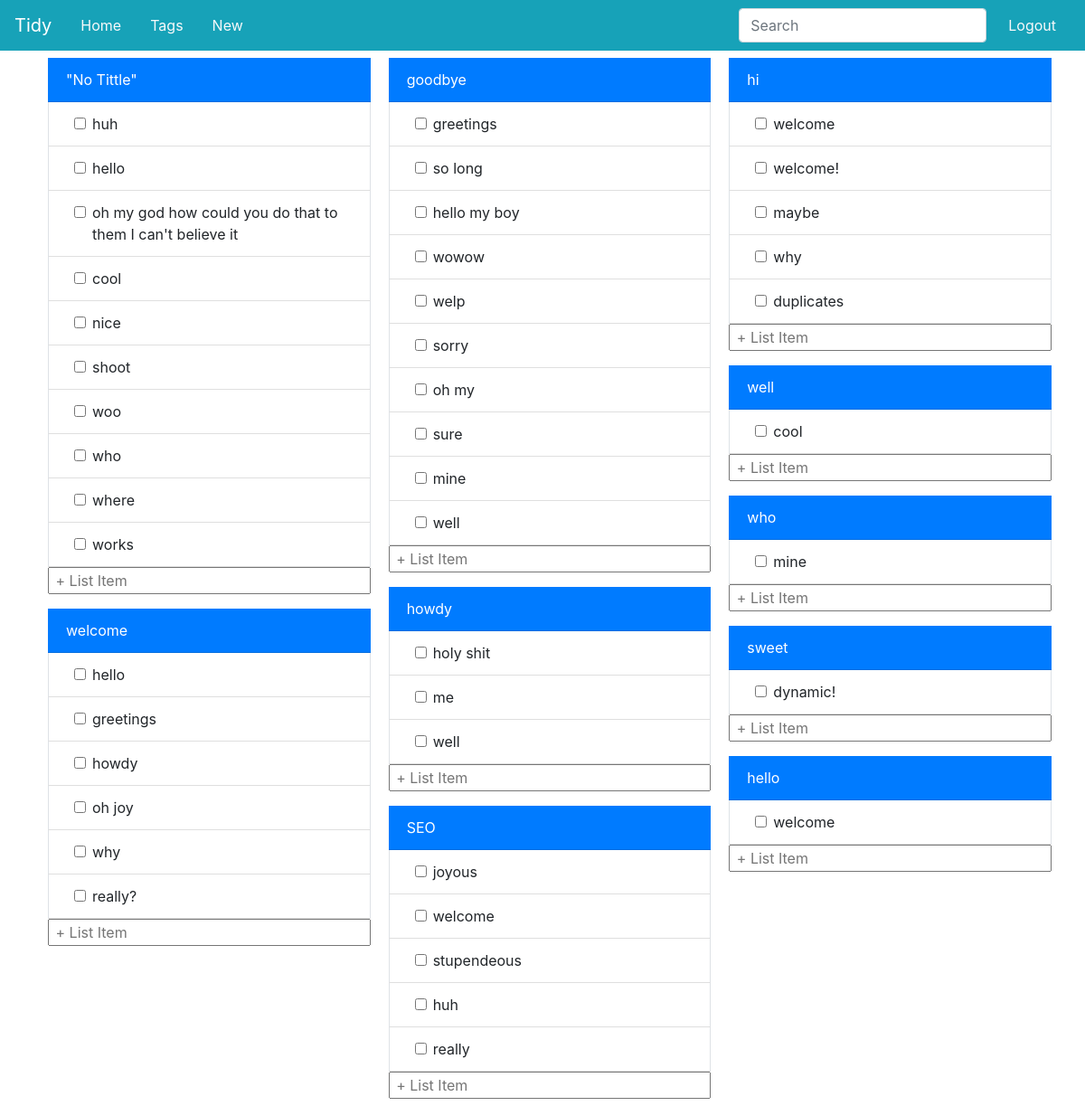
/index (signed in), run on the app's committed database.
### app/models.py (models this page shows, shortened)
class Entries(db.Model):
    __tablename__='Entries'
    id=db.Column(db.Integer,primary_key=True)
    user_id=db.Column(db.Integer,db.ForeignKey('User.id'),index=True)
    text=db.Column(db.String)
    date_created=db.Column(db.DateTime,default=datetime.now())
    tags = db.relationship("Tags",secondary=tag_map)

class Tags(db.Model):
    __tablename__='Tags'
    id=db.Column(db.Integer,primary_key=True)
    tag=db.Column(db.String,index=True, unique=True)
    entries = db.relationship("Entries",secondary=tag_map)

### app/routes.py (the view, shortened to what this page needs)
@app.route('/', methods=['GET','POST'])
@app.route('/index', methods=['GET','POST'])
@login_required
def index():
    info=request.form
    uTags = Tags.query.join(Entries.tags).filter(Entries.user_id==current_user.id).all()
    entryList = Entries.query.join(Tags.entries).filter_by(user_id=current_user.id)
    listsByTag = {}
    for t in uTags:
        listsByTag[t.tag]=entryList.filter(Tags.tag==t.tag).all()
    return render_template('index.html',list=listsByTag)

### app/models.py (called while the page is built)
@login.user_loader
def load_user(id):
    return User.query.get(int(id))

### app/templates/index.html (shortened to what this page needs)
{% extends 'base.html' %}
{% block app_content %}
<div class="container card-columns">
{% for key,value in list.items()%}
    <form class="card border-0 m-2"  id='{{key}}' action="{{url_for('index')}}" method="POST">
      <div class="card-header d-flex rounded-0 bg-primary">
        {% if key=='' %}
        <div class="text-white card-link" href="">"No Tittle"</div>
        {% else %}
        <div class="text-white card-link" href="{{url_for('tag_list',tag=key)}}">{{key}}</div>
        {%endif%}
      </div>
      <div class="list-group list-group-flush">
      {% for entry in value%}
        <div class="list-group-item border-right border-left form-check d-flex pl-5">
          <input class="form-check-input" type="checkbox" name="{{entry.id}}" id="{{key}}ent{{entry.id}}">
          <label class="form-check-label mr-auto" for="{{key}}ent{{entry.id}}">
              {{entry.text}}
          </label>
        </div>
      {% endfor %}
      </div>
        <input type="text" class="w-100"  placeholder=" + List Item" autocomplete="off" name="entry">
    </form>
{%endfor%}
</div>
{% endblock %}

### data on the page
Entries: text "huh"
Entries: text "hello"
Entries: text "oh my god how could you do that to them I can't believe it"
Entries: text "cool"
Entries: text "nice"
Entries: text "shoot"
Entries: text "woo"
Entries: text "who"
Entries: text "where"
Entries: text "works"
Tags: tag "welcome"
Entries: text "greetings"
Entries: text "howdy"
Entries: text "oh joy"
Entries: text "why"
Entries: text "really?"
Tags: tag "goodbye"
Entries: text "so long"
Entries: text "hello my boy"
Entries: text "wowow"
Entries: text "welp"
Entries: text "sorry"
Entries: text "oh my"
Entries: text "sure"
Entries: text "mine"
Entries: text "well"
Tags: tag "howdy"
Entries: text "holy shit"
Entries: text "me"
Tags: tag "SEO"
Entries: text "joyous"
Entries: text "welcome"
Entries: text "stupendeous"
Entries: text "really"
Tags: tag "hi"
Entries: text "welcome!"
Entries: text "maybe"
Entries: text "duplicates"
Tags: tag "well"
Tags: tag "who"
Tags: tag "sweet"
Entries: text "dynamic!"
Tags: tag "hello"
